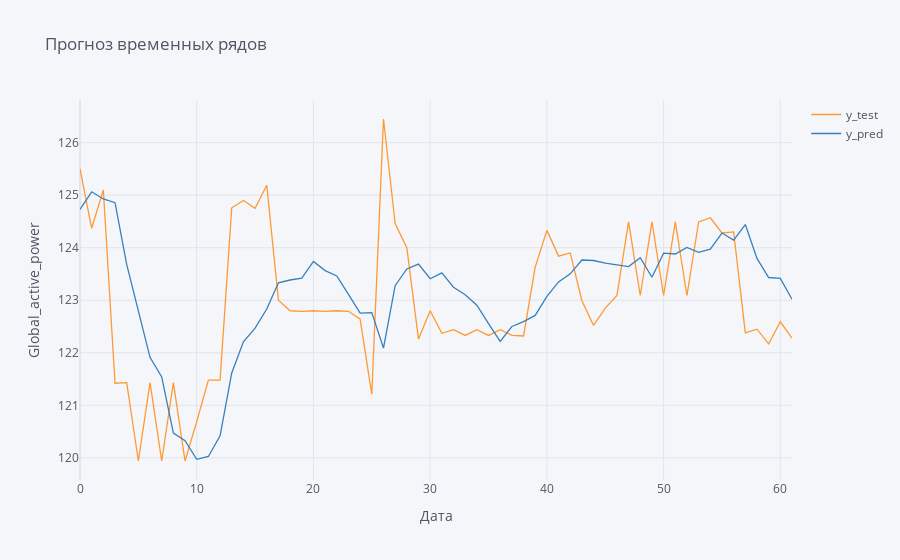

Notebook code cell kept with this figure:
### Code cell
y_test_df.iplot(title='Прогноз временных рядов', xTitle='Дата', yTitle='Global_active_power')

### Figure 1 — Plotly figure (JSON) as saved in the notebook; plotly's stock layout.template omitted (floating-point values rounded to 4 significant figures)
{"data": [{"line": {"color": "rgba(255, 153, 51, 1.0)", "dash": "solid", "shape": "linear", "width": 1.3}, "mode": "lines", "name": "y_test", "text": "", "type": "scatter", "x": [0, 1, 2, 3, 4, 5, 6, 7, 8, 9, 10, 11, 12, 13, 14, 15, 16, 17, 18, 19, 20, 21, 22, 23, 24, 25, 26, 27, 28, 29, 30, 31, 32, 33, 34, 35, 36, 37, 38, 39, 40, 41, 42, 43, 44, 45, 46, 47, 48, 49, 50, 51, 52, 53, 54, 55, 56, 57, 58, 59, 60, 61], "y": [125.5, 124.4, 125.1, 121.4, 121.4, 119.9, 121.4, 119.9, 121.4, 119.9, 120.7, 121.5, 121.5, 124.8, 124.9, 124.8, 125.2, 123, 122.8, 122.8, 122.8, 122.8, 122.8, 122.8, 122.6, 121.2, 126.4, 124.5, 124, 122.3, 122.8, 122.4, 122.4, 122.3, 122.4, 122.3, 122.4, 122.3, 122.3, 123.6, 124.3, 123.8, 123.9, 123.0, 122.5, 122.8, 123.1, 124.5, 123.1, 124.5, 123.1, 124.5, 123.1, 124.5, 124.6, 124.3, 124.3, 122.4, 122.4, 122.2, 122.6, 122.3]}, {"line": {"color": "rgba(55, 128, 191, 1.0)", "dash": "solid", "shape": "linear", "width": 1.3}, "mode": "lines", "name": "y_pred", "text": "", "type": "scatter", "x": [0, 1, 2, 3, 4, 5, 6, 7, 8, 9, 10, 11, 12, 13, 14, 15, 16, 17, 18, 19, 20, 21, 22, 23, 24, 25, 26, 27, 28, 29, 30, 31, 32, 33, 34, 35, 36, 37, 38, 39, 40, 41, 42, 43, 44, 45, 46, 47, 48, 49, 50, 51, 52, 53, 54, 55, 56, 57, 58, 59, 60, 61], "y": [124.7, 125.1, 124.9, 124.9, 123.7, 122.8, 121.9, 121.5, 120.5, 120.3, 120.0, 120.0, 120.4, 121.6, 122.2, 122.5, 122.8, 123.3, 123.4, 123.4, 123.7, 123.6, 123.5, 123.1, 122.8, 122.8, 122.1, 123.3, 123.6, 123.7, 123.4, 123.5, 123.2, 123.1, 122.9, 122.6, 122.2, 122.5, 122.6, 122.7, 123.1, 123.3, 123.5, 123.8, 123.8, 123.7, 123.7, 123.6, 123.8, 123.4, 123.9, 123.9, 124.0, 123.9, 124.0, 124.3, 124.1, 124.4, 123.8, 123.4, 123.4, 123.0]}], "layout": {"legend": {"bgcolor": "#F5F6F9", "font": {"color": "#4D5663"}}, "paper_bgcolor": "#F5F6F9", "plot_bgcolor": "#F5F6F9", "title": {"font": {"color": "#4D5663"}, "text": "Прогноз временных рядов"}, "xaxis": {"gridcolor": "#E1E5ED", "showgrid": true, "tickfont": {"color": "#4D5663"}, "title": {"font": {"color": "#4D5663"}, "text": "Дата"}, "zerolinecolor": "#E1E5ED"}, "yaxis": {"gridcolor": "#E1E5ED", "showgrid": true, "tickfont": {"color": "#4D5663"}, "title": {"font": {"color": "#4D5663"}, "text": "Global_active_power"}, "zerolinecolor": "#E1E5ED"}}}
